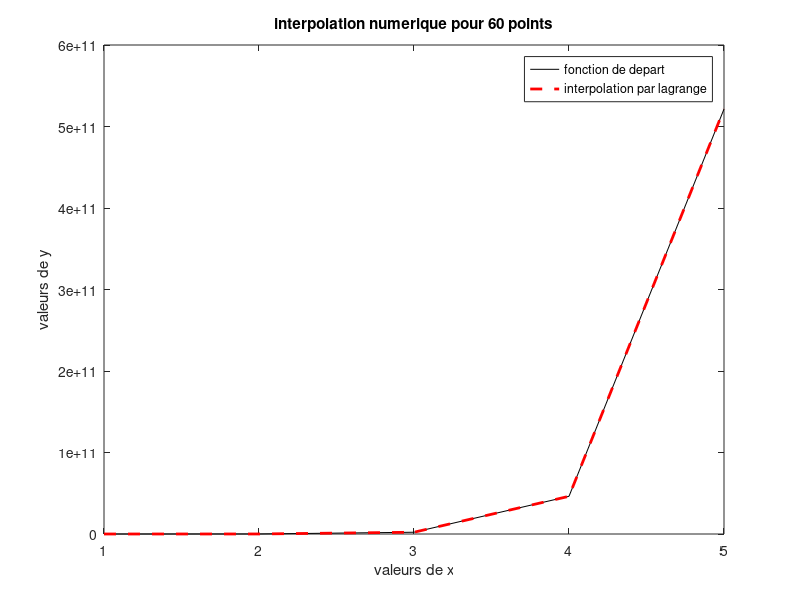

The MATLAB source for this figure:
%kaptchouang_yavan_derick_20U2869
function y = courbe_fonction()
    % etudions la courbe avec les 20 premiers points
    [ x ,y ] = fonction_principale() % calcul des images par f(x)
    coef_lagrange = interpolation_lagrange(x,y) %obtention du polynome avec lagrange
    coef_newton = interpolation_newton(x,y) %obtention du polynome avec newton
    n = length(x)
    eval_lagrange = []
    eval_newton = []
    for i=1:n
        eval_lagrange(i) = horner_lagrange(x(i) ,coef_lagrange )
        eval_newton(i) = eval_interpol_newton(x(i) , x , coef_newton)
    end
   % plot(x,eval_newton,'linewidth' , 2)
    plot(x,y,'k',x,eval_lagrange ,'r--','linewidth',2)
    xlabel('valeurs de x')
    ylabel('valeurs de y')
    title('interpolation numerique pour 60 points')
    legend('fonction de depart','interpolation par lagrange')
   %legend('interpolation par newton')
    %set(h,'xtick' ,0:0.5:3e26 ,'ytick',1:1:n)
   
end

% fonction a etudier 
function [ abscisse , ordonne] = fonction_principale()
    n = input('entrer le nombre de points  : ')
    i = 1 ;
    abscisse = [] ;
    ordonne  = [] ;
    while (i <= n )
        abscisse(i) = i ;
        ordonne(i)  =  font(i) ;
        i = i+1 ;
    end
    abscisse ;
    ordonne;
       
return
end
function y = font(x)
    y = (-( 5*(x^3) + 9*(x^2) ))^3 + ( ( 5*(x^3) + 9*(x^2) )  )^4 +log(x) ;
return
end

%interpolation_lagrange
function coef_polynome = interpolation_lagrange(x , y)
    n = length(x) - 1 ;
    X = ones(n+1 ,n+1)
    for(i = 1:n+1)
        for(j = 1:n+1)
            X(i , j) = x(i)^(j-1);
        end
    end
  Y = y' ;
  B = X\Y;
  t = 1 ; 
  A = []  ;
  k = 0 ;
  while(t <= length(B))
      A(t) = B(length(B) - k);
      t =t + 1;
      k = k+1;
  end
  coef_polynome = A  
end 

%interpolation_newton
function [coef,D] = interpolation_newton(x, y)
 n = length(x)-1;
 for i=1:n+1
  D(i,1) = y(i);
    for j = 1:i-1
       D(i,j+1) = (D(i,j)-D(i-1,j))/(x(i)-x(i-j));
    end
  end
 d = diag(D);
% on permute les valeurs
 t = 1 ; 
 A = []  ;
 k = 0 ;
  while(t <= length(d))
      A(t) = d(length(d) - k);
      t =t + 1;
      k = k+1;
  end
  coef  = A  ;
end

%evaluation lagrange
function solution = horner_lagrange(a , val)
  n = length(val);
  m = length(a);
  result = val(1)*ones(1,m);
 for j = 2:n
    result = result.*a + val(j);
 end
 solution = result;
end

%evaluation newton
function y = eval_interpol_newton(a , x , coef)  
    n = length(x)-1;
    y = coef(n+1);
   for i= n:-1:1
    y = y.*(a-x(i))+coef(i);
   end;
end
   
    
    
        
    
    